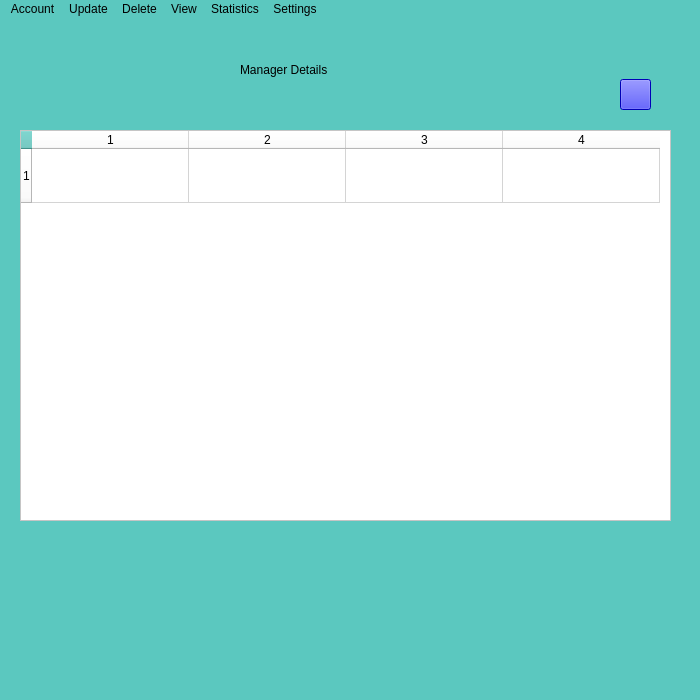
<?xml version="1.0" encoding="UTF-8"?>
<ui version="4.0">
 <class>adminhome</class>
 <widget class="QMainWindow" name="adminhome">
  <property name="geometry">
   <rect>
    <x>0</x>
    <y>0</y>
    <width>700</width>
    <height>700</height>
   </rect>
  </property>
  <property name="maximumSize">
   <size>
    <width>700</width>
    <height>700</height>
   </size>
  </property>
  <property name="windowTitle">
   <string>Admin Home</string>
  </property>
  <property name="windowIcon">
   <iconset resource="Resources/adminhomeresource.qrc">
    <normaloff>:/images/avatar.png</normaloff>:/images/avatar.png</iconset>
  </property>
  <property name="styleSheet">
   <string notr="true">background-color: rgb(91, 200, 191);
font: 10pt &quot;MS Shell Dlg 2&quot;;
</string>
  </property>
  <widget class="QWidget" name="centralwidget">
   <widget class="QTableWidget" name="tblmanager">
    <property name="geometry">
     <rect>
      <x>20</x>
      <y>111</y>
      <width>651</width>
      <height>391</height>
     </rect>
    </property>
    <property name="sizePolicy">
     <sizepolicy hsizetype="Expanding" vsizetype="Expanding">
      <horstretch>0</horstretch>
      <verstretch>0</verstretch>
     </sizepolicy>
    </property>
    <property name="maximumSize">
     <size>
      <width>700</width>
      <height>700</height>
     </size>
    </property>
    <property name="mouseTracking">
     <bool>false</bool>
    </property>
    <property name="autoFillBackground">
     <bool>false</bool>
    </property>
    <property name="styleSheet">
     <string notr="true">color: rgb(0, 0, 0);
color: rgb(0, 0, 0);
background-color: rgb(255, 255, 255);
font: 8pt &quot;MS Shell Dlg 2&quot;;</string>
    </property>
    <property name="showGrid">
     <bool>true</bool>
    </property>
    <property name="gridStyle">
     <enum>Qt::SolidLine</enum>
    </property>
    <property name="rowCount">
     <number>1</number>
    </property>
    <property name="columnCount">
     <number>4</number>
    </property>
    <attribute name="horizontalHeaderDefaultSectionSize">
     <number>157</number>
    </attribute>
    <attribute name="horizontalHeaderMinimumSectionSize">
     <number>65</number>
    </attribute>
    <attribute name="verticalHeaderMinimumSectionSize">
     <number>54</number>
    </attribute>
    <row/>
    <column/>
    <column/>
    <column/>
    <column/>
   </widget>
   <widget class="QPushButton" name="btnrefresh">
    <property name="geometry">
     <rect>
      <x>620</x>
      <y>60</y>
      <width>31</width>
      <height>31</height>
     </rect>
    </property>
    <property name="styleSheet">
     <string notr="true">background-image: url(:/images/refresh.jpg);
background-color: rgb(0, 0, 255);</string>
    </property>
    <property name="text">
     <string/>
    </property>
   </widget>
   <widget class="QLabel" name="label">
    <property name="geometry">
     <rect>
      <x>240</x>
      <y>30</y>
      <width>241</width>
      <height>41</height>
     </rect>
    </property>
    <property name="styleSheet">
     <string notr="true">font: 18pt &quot;MS Shell Dlg 2&quot;;</string>
    </property>
    <property name="text">
     <string>Manager Details</string>
    </property>
   </widget>
  </widget>
  <widget class="QMenuBar" name="menubar">
   <property name="geometry">
    <rect>
     <x>0</x>
     <y>0</y>
     <width>700</width>
     <height>27</height>
    </rect>
   </property>
   <widget class="QMenu" name="addaccount">
    <property name="styleSheet">
     <string notr="true">font: 14pt &quot;MS Shell Dlg 2&quot;;
color: rgb(0, 0, 0);
</string>
    </property>
    <property name="title">
     <string>Account</string>
    </property>
    <addaction name="actionaddaccount"/>
   </widget>
   <widget class="QMenu" name="update">
    <property name="title">
     <string>Update</string>
    </property>
    <addaction name="actionupdateaccount"/>
   </widget>
   <widget class="QMenu" name="d">
    <property name="title">
     <string>Delete</string>
    </property>
    <addaction name="actiondeleteaccount"/>
   </widget>
   <widget class="QMenu" name="menuSettings">
    <property name="title">
     <string>Settings</string>
    </property>
    <addaction name="actionlogout"/>
   </widget>
   <widget class="QMenu" name="menuview">
    <property name="title">
     <string>View</string>
    </property>
    <addaction name="actionCollegeBasicDetail"/>
    <addaction name="actionCollegeBranchDetails"/>
    <addaction name="actionPlacements"/>
    <addaction name="actionResult"/>
   </widget>
   <widget class="QMenu" name="menuStatistics">
    <property name="title">
     <string>Statistics</string>
    </property>
    <addaction name="actionBranch_Wise"/>
    <addaction name="actionYearwise"/>
    <addaction name="actionPlacement_Branch_Wise"/>
    <addaction name="actionPlacement_Year_Wise"/>
    <addaction name="actionRating"/>
   </widget>
   <addaction name="addaccount"/>
   <addaction name="update"/>
   <addaction name="d"/>
   <addaction name="menuview"/>
   <addaction name="menuStatistics"/>
   <addaction name="menuSettings"/>
  </widget>
  <widget class="QStatusBar" name="statusbar"/>
  <action name="actionaddaccount">
   <property name="icon">
    <iconset resource="Resources/adminhomeresource.qrc">
     <normaloff>:/images/plus.png</normaloff>:/images/plus.png</iconset>
   </property>
   <property name="text">
    <string>Add Account</string>
   </property>
   <property name="font">
    <font>
     <pointsize>9</pointsize>
    </font>
   </property>
  </action>
  <action name="actionupdateaccount">
   <property name="icon">
    <iconset resource="Resources/adminhomeresource.qrc">
     <normaloff>:/images/update.jpg</normaloff>:/images/update.jpg</iconset>
   </property>
   <property name="text">
    <string>Update Account</string>
   </property>
  </action>
  <action name="actiondeleteaccount">
   <property name="icon">
    <iconset resource="Resources/adminhomeresource.qrc">
     <normaloff>:/images/Delete_Icon.png</normaloff>:/images/Delete_Icon.png</iconset>
   </property>
   <property name="text">
    <string>Delete Record</string>
   </property>
  </action>
  <action name="actionlogout">
   <property name="icon">
    <iconset resource="Resources/adminhomeresource.qrc">
     <normaloff>:/images/logout.png</normaloff>:/images/logout.png</iconset>
   </property>
   <property name="text">
    <string>Logout</string>
   </property>
  </action>
  <action name="actionCollegeBasicDetail">
   <property name="icon">
    <iconset resource="Resources/adminhomeresource.qrc">
     <normaloff>:/images/zoom.jpg</normaloff>:/images/zoom.jpg</iconset>
   </property>
   <property name="text">
    <string>College Basic Detail</string>
   </property>
  </action>
  <action name="actionCollegeBranchDetails">
   <property name="icon">
    <iconset resource="Resources/adminhomeresource.qrc">
     <normaloff>:/images/zoom.jpg</normaloff>:/images/zoom.jpg</iconset>
   </property>
   <property name="text">
    <string>College Branch Details</string>
   </property>
  </action>
  <action name="actionPlacements">
   <property name="icon">
    <iconset resource="Resources/adminhomeresource.qrc">
     <normaloff>:/images/zoom.jpg</normaloff>:/images/zoom.jpg</iconset>
   </property>
   <property name="text">
    <string>Placements</string>
   </property>
  </action>
  <action name="actionResult">
   <property name="icon">
    <iconset resource="Resources/adminhomeresource.qrc">
     <normaloff>:/images/zoom.jpg</normaloff>:/images/zoom.jpg</iconset>
   </property>
   <property name="text">
    <string>Result</string>
   </property>
  </action>
  <action name="actionBranch_Wise">
   <property name="icon">
    <iconset resource="Resources/adminhomeresource.qrc">
     <normaloff>:/images/graph.png</normaloff>:/images/graph.png</iconset>
   </property>
   <property name="text">
    <string>Branch Wise Result</string>
   </property>
  </action>
  <action name="actionUpdate_Account">
   <property name="text">
    <string>Update Account</string>
   </property>
  </action>
  <action name="actionYearwise">
   <property name="text">
    <string>Year  Wise Result</string>
   </property>
  </action>
  <action name="actionPlacement_Branch_Wise">
   <property name="text">
    <string>Placement Branch Wise</string>
   </property>
  </action>
  <action name="actionPlacement_Year_Wise">
   <property name="text">
    <string>Placement Year Wise</string>
   </property>
  </action>
  <action name="actionRating">
   <property name="text">
    <string>Rating</string>
   </property>
  </action>
 </widget>
 <resources>
  <include location="Resources/adminhomeresource.qrc"/>
 </resources>
 <connections/>
</ui>
